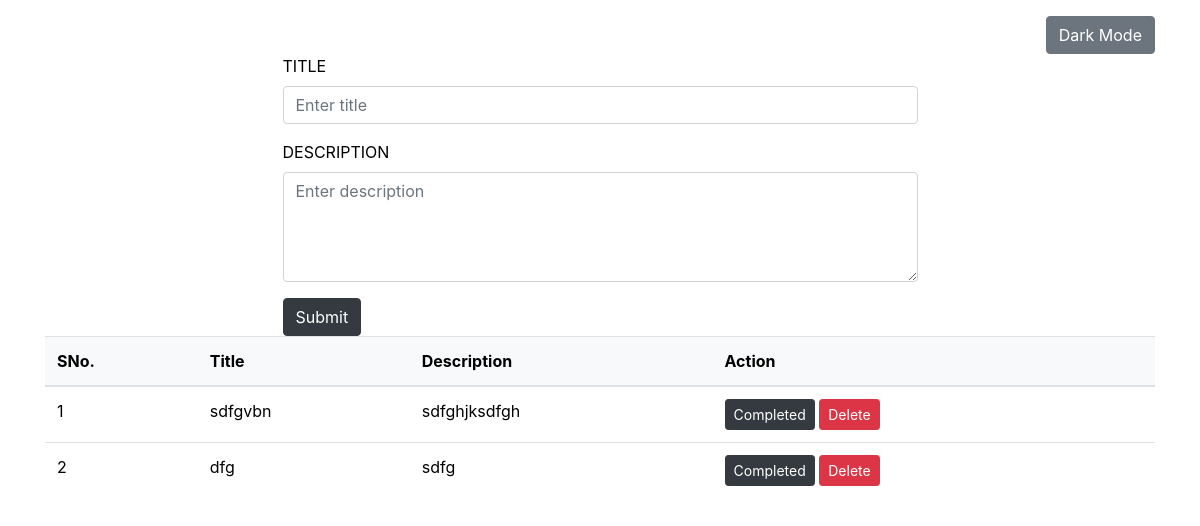
Page /todo/ on the earlier database version.
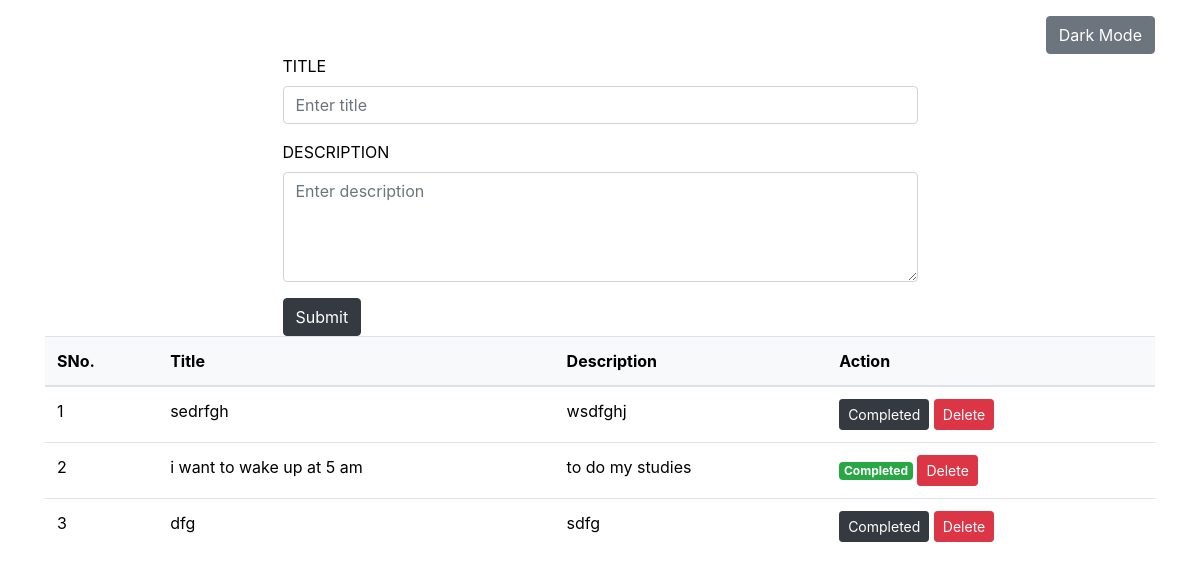
Same page on the later database version.
### todo/models.py (models this page shows)
class Todo(models.Model):
    title = models.CharField(max_length=300)
    description = models.TextField()
    completed = models.BooleanField(default=False)

### todo/views.py (the view)
# urls.py: path('', views.todo_list, name="todo_list"),
def todo_list(request):
    theme = request.session.get('theme', 'light')  # Default to light theme
    todos = Todo.objects.order_by('-id')  # Fetch todos ordered by ID in descending order
    return render(request, 'todo/index.html', {'todos': todos, 'theme': theme})

### templates/todo/index.html (shortened to what this page needs)
<!DOCTYPE html>
<html lang="en" data-bs-theme="{{ theme }}">
<head>
  <link rel="stylesheet" href="https://cdn.jsdelivr.net/npm/bootstrap@4.6.2/dist/css/bootstrap.min.css">
</head>
<body>
  <div class="container">
    <div class="text-right mt-3">
      <form action="{% url 'set_theme' %}" method="POST">
        <button type="submit" class="btn btn-secondary">
          {% if theme == 'light' %}Dark Mode{% else %}Light Mode{% endif %}
        </button>
      </form>
    </div>
    <div class="row justify-content-center">
      <div class="col-sm-7">
        <form action="{% url 'create_todo' %}" method="POST">
          <div class="form-group">
            <label for="title">TITLE</label>
            <input type="text" class="form-control" id="title" placeholder="Enter title" name="title">
          </div>
          <div class="form-group">
            <label for="description">DESCRIPTION</label>
            <textarea class="form-control" id="description" name="description" rows="4" placeholder="Enter description"></textarea>
          </div>
          <button type="submit" class="btn btn-dark">Submit</button>
        </form>
      </div>
    </div>
    <table class="table">
      <thead>
        <tr>
          <th>SNo.</th>
          <th>Title</th>
          <th>Description</th>
          <th>Action</th>
        </tr>
      </thead>
      <tbody>
        {% for todo in todos  %}
        <tr>
          <td>{{ forloop.counter }}</td>
          <td>{{ todo.title }}</td>
          <td>{{ todo.description }}</td>
          <td>
            {% if todo.completed %}
              <span class="badge badge-success">Completed</span>
            {% else %}
              <a class="btn btn-sm btn-dark" href="{% url 'complete_todo' todo.id %}">Completed</a>
            {% endif %}
            <a class="btn btn-sm btn-danger" href="{% url 'delete_todo' todo.id %}">Delete</a>
          </td>
        </tr>
        {% endfor %}
      </tbody>
    </table>
  </div>
</body>
</html>

Differences in the rows shown:
removed Todo: title "sdfgvbn", description "sdfghjksdfgh", completed "Completed"
added Todo: title "sedrfgh", description "wsdfghj", completed "Completed"
added Todo: title "i want to wake up at 5 am", description "to do my studies", completed "Completed"
